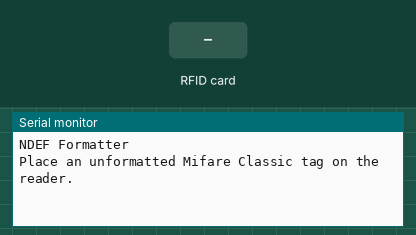
The sketch below on a simulated Arduino Uno, built with avr-gcc and run on an emulated ATmega328P. Parts: the last lines printed to the serial monitor. The inputs (shaded band) are chosen by the test bench.

Above: at 1.2 s.
1.3 s: RFID card 5E 7A 19 C4 held to the reader
At 5.5 s:
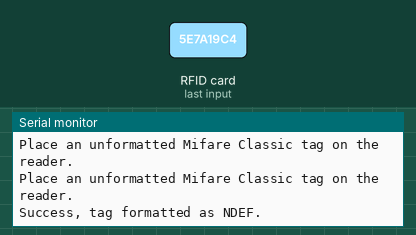
5.7 s: RFID card 5E 7A 19 C4 held to the reader
At 11.3 s:
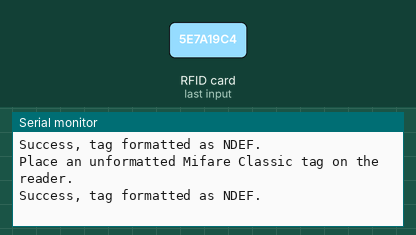

The sketch:

FormatTag.ino
```cpp
// Formats a Mifare Classic tags as an NDEF tag
// This will fail if the tag is already formatted NDEF
// nfc.clean will turn a NDEF formatted Mifare Classic tag back to the Mifare Classic format
/*Pour arduino uno spi
 * SCK : 13
 * MISO : 12
 * MOSI : 11
 * SSEL : 10
 */
#if 1
#include <SPI.h>
#include <PN532_SPI.h>
#include <PN532.h>
#include <NfcAdapter.h>

PN532_SPI pn532spi(SPI, 10);
NfcAdapter nfc = NfcAdapter(pn532spi);
#else

#include <Wire.h>
#include <PN532_I2C.h>
#include <PN532.h>
#include <NfcAdapter.h>

PN532_I2C pn532_i2c(Wire);
NfcAdapter nfc = NfcAdapter(pn532_i2c);
#endif

void setup(void) {
    Serial.begin(9600);
    Serial.println("NDEF Formatter");
    nfc.begin();
}

void loop(void) {

    Serial.println("\nPlace an unformatted Mifare Classic tag on the reader.");
    if (nfc.tagPresent()) {

        bool success = nfc.format();
        if (success) {
          Serial.println("\nSuccess, tag formatted as NDEF.");
        } else {
          Serial.println("\nFormat failed.");
        }

    }
    delay(5000);
}
```

Measured:
- after the input at 1.3 s, the serial monitor: prints a new line after 3.8 s (image 1)
